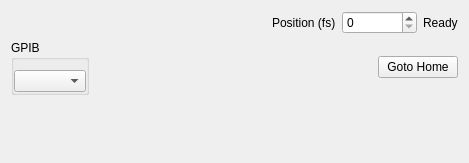
<?xml version="1.0" encoding="UTF-8"?>
<ui version="4.0">
 <class>PIPanel</class>
 <widget class="QWidget" name="PIPanel">
  <property name="geometry">
   <rect>
    <x>0</x>
    <y>0</y>
    <width>469</width>
    <height>163</height>
   </rect>
  </property>
  <property name="windowTitle">
   <string>PI Delay Panel</string>
  </property>
  <layout class="QVBoxLayout" name="verticalLayout">
   <item>
    <layout class="QHBoxLayout" name="horizontalLayout">
     <item>
      <spacer name="horizontalSpacer">
       <property name="orientation">
        <enum>Qt::Horizontal</enum>
       </property>
       <property name="sizeHint" stdset="0">
        <size>
         <width>40</width>
         <height>20</height>
        </size>
       </property>
      </spacer>
     </item>
     <item>
      <widget class="QLabel" name="lPos">
       <property name="text">
        <string>Position (fs)</string>
       </property>
      </widget>
     </item>
     <item>
      <widget class="SpinBox" name="sbPosition">
       <property name="minimumSize">
        <size>
         <width>75</width>
         <height>0</height>
        </size>
       </property>
       <property name="maximum">
        <number>10000</number>
       </property>
      </widget>
     </item>
     <item>
      <widget class="QLabel" name="labelMoving">
       <property name="text">
        <string>Ready</string>
       </property>
      </widget>
     </item>
    </layout>
   </item>
   <item>
    <layout class="QHBoxLayout" name="horizontalLayout_2">
     <item>
      <widget class="QGroupBox" name="groupBox_31">
       <property name="title">
        <string>GPIB</string>
       </property>
       <property name="flat">
        <bool>true</bool>
       </property>
       <layout class="QHBoxLayout" name="horizontalLayout_29">
        <property name="leftMargin">
         <number>0</number>
        </property>
        <property name="topMargin">
         <number>10</number>
        </property>
        <property name="rightMargin">
         <number>0</number>
        </property>
        <property name="bottomMargin">
         <number>0</number>
        </property>
        <item>
         <widget class="InstrumentGPIB" name="cGPIB">
          <property name="toolTip">
           <string>GPIB0::5::INSTR</string>
          </property>
         </widget>
        </item>
       </layout>
      </widget>
     </item>
     <item>
      <spacer name="horizontalSpacer_2">
       <property name="orientation">
        <enum>Qt::Horizontal</enum>
       </property>
       <property name="sizeHint" stdset="0">
        <size>
         <width>40</width>
         <height>20</height>
        </size>
       </property>
      </spacer>
     </item>
     <item>
      <widget class="QPushButton" name="bGoHome">
       <property name="text">
        <string>Goto Home</string>
       </property>
      </widget>
     </item>
    </layout>
   </item>
   <item>
    <spacer name="verticalSpacer">
     <property name="orientation">
      <enum>Qt::Vertical</enum>
     </property>
     <property name="sizeHint" stdset="0">
      <size>
       <width>17</width>
       <height>3</height>
      </size>
     </property>
    </spacer>
   </item>
  </layout>
 </widget>
 <customwidgets>
  <customwidget>
   <class>SpinBox</class>
   <extends>QSpinBox</extends>
   <header>pyqtgraph</header>
  </customwidget>
  <customwidget>
   <class>InstrumentGPIB</class>
   <extends>QComboBox</extends>
   <header>InstsAndQt.instrumentgpib</header>
  </customwidget>
 </customwidgets>
 <resources/>
 <connections/>
</ui>
